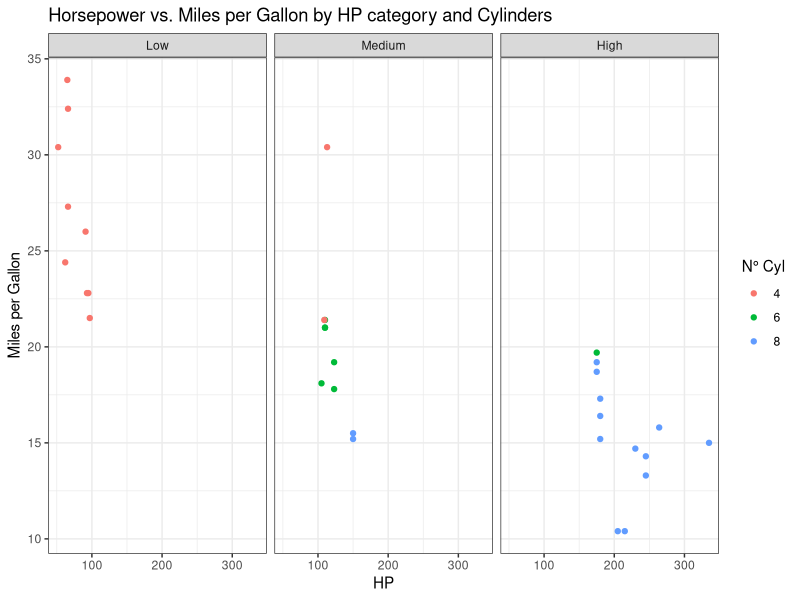

Source code (R):
# Exercise 13 – Faceting with Continuous Variable (Binning)
# Using the mtcars dataset:
# Tasks:
# 1. Create a scatter plot of hp vs mpg.
# 2. Create a new variable that groups hp into categories (e.g., Low, Medium, High).
# 3. Use facet_wrap() based on this new variable.
# 4. Color points by cyl.
# 5. Add labels and a theme.

library(tidyverse)

view(mtcars)

mtcars %>%
  mutate(hp_level = ifelse(hp<100, "Low", 
                           ifelse(hp<170, "Medium", "High")), 
         cyl = as.factor(cyl)) %>%
  mutate(hp_level = factor(hp_level, levels = c("Low", "Medium", "High"))) %>%
  ggplot(aes(hp, mpg, colour = cyl))+
  geom_point()+
  facet_wrap(~hp_level)+
  labs(x="HP",
       y ="Miles per Gallon",
       title = "Horsepower vs. Miles per Gallon by HP category and Cylinders",
       color="N° Cyl")+
  theme_bw()


# mutate(
#   hp_level = cut(hp,
#                  breaks = c(-Inf, 100, 170, Inf),
#                  labels = c("Low", "Medium", "High"))
